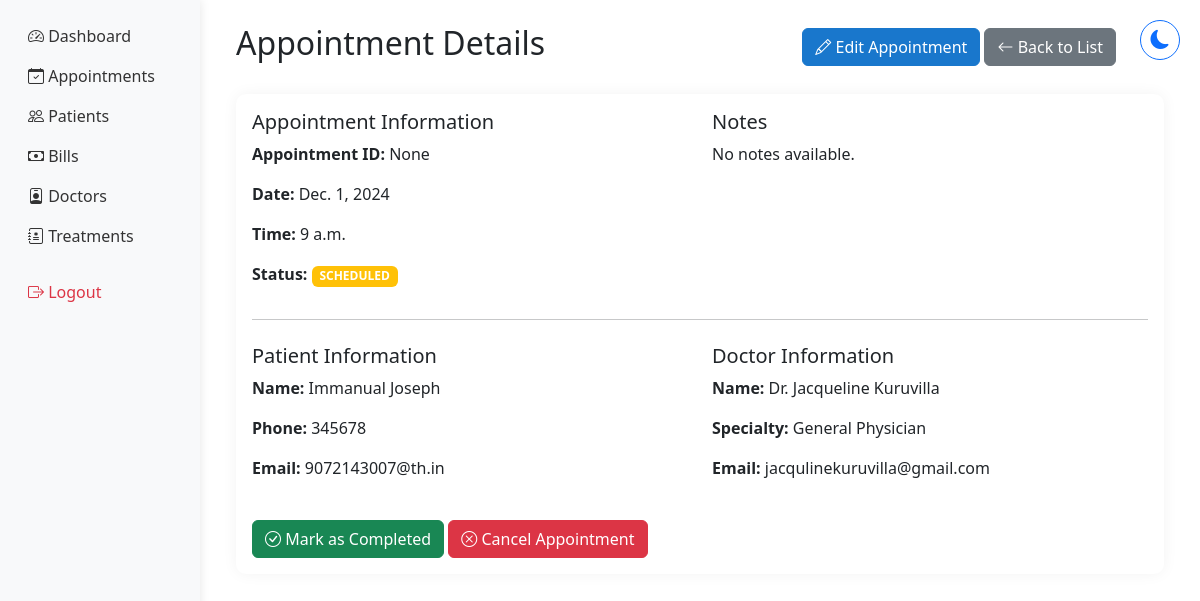
Screenshot of /appointments/1/view/ (signed in) with the database file from the repository.
### hmsapp/models.py (models this page shows, shortened)
class Appointment(models.Model):
    APPOINTMENT_STATUS = [
        ('SCHEDULED', 'Scheduled'),
        ('COMPLETED', 'Completed'),
        ('CANCELLED', 'Cancelled'),
        ('NO_SHOW', 'No Show'),
    ]
    appointment_id = models.CharField(max_length=10, unique=True, null=True, blank=True, default=None)
    patient = models.ForeignKey(Patient, on_delete=models.CASCADE)
    doctor = models.ForeignKey(DoctorProfile, on_delete=models.CASCADE)
    appointment_date = models.DateField()
    appointment_time = models.TimeField()
    status = models.CharField(max_length=20, choices=APPOINTMENT_STATUS, default='SCHEDULED')
    notes = models.TextField(blank=True)
    phone_number = models.CharField(max_length=15, validators=[phone_regex], null=True, blank=True)
    medical_records = models.FileField(upload_to='medical_records/', null=True, blank=True)
    google_calendar_event_id = models.CharField(max_length=100, blank=True, null=True)
    created_at = models.DateTimeField(auto_now_add=True)
    updated_at = models.DateTimeField(auto_now=True)
    class Meta:
        ordering = ['-appointment_date', '-appointment_time']

class Patient(models.Model):
    BLOOD_GROUPS = [
        ('A+', 'A+'), ('A-', 'A-'),
        ('B+', 'B+'), ('B-', 'B-'),
        ('O+', 'O+'), ('O-', 'O-'),
        ('AB+', 'AB+'), ('AB-', 'AB-'),
    ]
    GENDER_CHOICES = [
        ('MALE', 'Male'),
        ('FEMALE', 'Female'),
        ('OTHER', 'Other'),
    ]
    user = models.OneToOneField(User, on_delete=models.CASCADE)  # Changed to OneToOneField
    patient_name = models.CharField(max_length=100)  # Removed blank=True
    date_of_birth = models.DateField()
    blood_group = models.CharField(max_length=5, choices=BLOOD_GROUPS)  # Added choices
    gender = models.CharField(max_length=10, choices=GENDER_CHOICES)  # Added choices
    nationality = models.CharField(max_length=50)
    referred_by = models.CharField(max_length=100, blank=True)
    phone_number = models.CharField(max_length=15, validators=[phone_regex])
    address = models.TextField(blank=True)
    emergency_contact_name = models.CharField(max_length=100)
    emergency_contact_phone = models.CharField(max_length=15, validators=[phone_regex])
    medical_history = models.TextField(blank=True)
    drug_allergies = models.TextField(blank=True)
    food_allergies = models.TextField(blank=True)
    created_at = models.DateTimeField(auto_now_add=True)
    updated_at = models.DateTimeField(auto_now=True)
    patient_id = models.CharField(max_length=9, unique=True, blank=True)
    profile_picture = models.ImageField(
        upload_to='patients/profile_pics/',
        null=True,
        blank=True,
        validators=[FileExtensionValidator(['jpg', 'jpeg', 'png'])]
    )
    age = models.IntegerField(null=True, blank=True)

class DoctorProfile(models.Model):
    user = models.OneToOneField(User, on_delete=models.CASCADE)
    specialty = models.ForeignKey('Specialty', on_delete=models.SET_NULL, null=True)
    license_number = models.CharField(max_length=50, unique=True)
    phone_number = models.CharField(max_length=15, validators=[phone_regex])
    address = models.TextField(blank=True)
    doctor_id = models.CharField(max_length=6, unique=True, blank=True)
    profile_picture = models.ImageField(
        upload_to='doctors/profile_pics/',
        null=True,
        blank=True,
        validators=[FileExtensionValidator(['jpg', 'jpeg', 'png'])]
    )
    google_calendar_enabled = models.BooleanField(default=False)
    google_calendar_credentials = models.JSONField(null=True, blank=True)
    created_at = models.DateTimeField(auto_now_add=True)
    updated_at = models.DateTimeField(auto_now=True)

class Specialty(models.Model):
    specialty_name = models.CharField(max_length=100)
    description = models.TextField(blank=True)
    class Meta:
        verbose_name_plural = "Specialties"
    def __str__(self):
        return self.specialty_name

### hmsapp/views.py (the view)
# urls.py: path('appointments/<int:appointment_id>/view/', views.view_appointment, name='view_appointment'),
@login_required
def view_appointment(request, appointment_id):
    appointment = get_object_or_404(Appointment, id=appointment_id)
    context = {
        'appointment': appointment
    }
    return render(request, 'shared/view_appointment.html', context)

### hmsapp/context_processors.py (called while the page is built)
def base_template(request):
    if request.user.is_authenticated:
        if request.user.groups.filter(name='Doctors').exists():
            base_template = 'doctor/base_doctor.html'
        elif request.user.groups.filter(name='Administrators').exists():
            base_template = 'hosp_admin/base_admin.html'
        else:
            base_template = 'staff/base_staff.html'
    else:
        base_template = 'staff/base_staff.html'
    return {'base_template': base_template}

### hmsapp/templates/shared/view_appointment.html (shortened to what this page needs)
{% extends base_template %}
{% load static %}
{% block content %}
<div class="container py-4">
    <div class="d-flex justify-content-between align-items-center mb-4 me-5">
        <h2>Appointment Details</h2>
        <div>
            <a href="{% url 'edit_appointment' appointment.id %}" class="btn btn-primary">
                <i class="bi bi-pencil"></i> Edit Appointment
            </a>
            <a href="{% url 'manage_appointments' %}" class="btn btn-secondary">
                <i class="bi bi-arrow-left"></i> Back to List
            </a>
        </div>
    </div>
    <div class="card">
        <div class="card-body">
            <div class="row">
                <div class="col-md-6">
                    <h5 class="card-title">Appointment Information</h5>
                    <p><strong>Appointment ID:</strong> {{ appointment.appointment_id }}</p>
                    <p><strong>Date:</strong> {{ appointment.appointment_date }}</p>
                    <p><strong>Time:</strong> {{ appointment.appointment_time }}</p>
                    <p><strong>Status:</strong>
                        <span class="badge {% if appointment.status == 'SCHEDULED' %}bg-warning
                                       {% elif appointment.status == 'COMPLETED' %}bg-success
                                       {% elif appointment.status == 'CANCELLED' %}bg-danger
                                       {% else %}bg-secondary{% endif %}">
                            {{ appointment.status }}
                        </span>
                    </p>
                </div>
                <div class="col-md-6">
                    <h5 class="card-title">Notes</h5>
                    <p>{{ appointment.notes|default:"No notes available." }}</p>
                </div>
            </div>
            <hr>
            <div class="row mt-4">
                <div class="col-md-6">
                    <h5 class="card-title">Patient Information</h5>
                    <p><strong>Name:</strong> {{ appointment.patient.patient_name }}</p>
                    <p><strong>Phone:</strong> {{ appointment.patient.phone_number }}</p>
                    <p><strong>Email:</strong> {{ appointment.patient.user.email }}</p>
                </div>
                <div class="col-md-6">
                    <h5 class="card-title">Doctor Information</h5>
                    <p><strong>Name:</strong> Dr. {{ appointment.doctor.user.get_full_name }}</p>
                    <p><strong>Specialty:</strong> {{ appointment.doctor.specialty }}</p>
                    <p><strong>Email:</strong> {{ appointment.doctor.user.email }}</p>
                </div>
            </div>
            {% if appointment.status == 'SCHEDULED' %}
            <div class="row mt-4">
                <div class="col-12">
                    <button class="btn btn-success" onclick="completeAppointment('{{ appointment.id }}')">
                        <i class="bi bi-check-circle"></i> Mark as Completed
                    </button>
                    <button class="btn btn-danger" onclick="cancelAppointment('{{ appointment.id }}')">
                        <i class="bi bi-x-circle"></i> Cancel Appointment
                    </button>
                </div>
            </div>
            {% endif %}
        </div>
    </div>
</div>
{% endblock %}

### hmsapp/templates/staff/base_staff.html (style rules this page uses)
.card { border: none; box-shadow: 0 0 15px rgba(0,0,0,0.05); border-radius: 10px; }
.btn-primary { background-color: #1977cc; border-color: #1977cc; }

### rows the page displays
Appointment: appointment_id "None", appointment_date "Dec. 1, 2024", appointment_time "9 a.m.", status "SCHEDULED", notes "No notes available.", patient.patient_name "Immanual Joseph", patient.phone_number "345678", patient.user.email "9072143007@th.in", doctor.user.get_full_name "Jacqueline Kuruvilla", doctor.specialty "General Physician", doctor.user.email "jacqulinekuruvilla@gmail.com"
